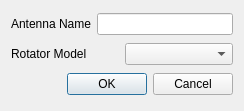
<?xml version="1.0" encoding="UTF-8"?>
<ui version="4.0">
 <class>AddAntennaDialog</class>
 <widget class="QDialog" name="AddAntennaDialog">
  <property name="geometry">
   <rect>
    <x>0</x>
    <y>0</y>
    <width>244</width>
    <height>111</height>
   </rect>
  </property>
  <property name="windowTitle">
   <string>Add Antenna</string>
  </property>
  <layout class="QVBoxLayout" name="verticalLayout">
   <item>
    <layout class="QHBoxLayout" name="horizontalLayout_2">
     <item>
      <widget class="QLabel" name="label">
       <property name="text">
        <string>Antenna Name</string>
       </property>
      </widget>
     </item>
     <item>
      <widget class="QLineEdit" name="antennaName">
       <property name="clearButtonEnabled">
        <bool>true</bool>
       </property>
      </widget>
     </item>
    </layout>
   </item>
   <item>
    <layout class="QHBoxLayout" name="horizontalLayout">
     <item>
      <widget class="QLabel" name="label_2">
       <property name="text">
        <string>Rotator Model</string>
       </property>
      </widget>
     </item>
     <item>
      <widget class="QComboBox" name="rotatorModel"/>
     </item>
    </layout>
   </item>
   <item>
    <widget class="QDialogButtonBox" name="buttonBox">
     <property name="orientation">
      <enum>Qt::Horizontal</enum>
     </property>
     <property name="standardButtons">
      <set>QDialogButtonBox::Cancel|QDialogButtonBox::Ok</set>
     </property>
    </widget>
   </item>
  </layout>
 </widget>
 <resources/>
 <connections>
  <connection>
   <sender>buttonBox</sender>
   <signal>accepted()</signal>
   <receiver>AddAntennaDialog</receiver>
   <slot>accept()</slot>
   <hints>
    <hint type="sourcelabel">
     <x>248</x>
     <y>254</y>
    </hint>
    <hint type="destinationlabel">
     <x>157</x>
     <y>274</y>
    </hint>
   </hints>
  </connection>
  <connection>
   <sender>buttonBox</sender>
   <signal>rejected()</signal>
   <receiver>AddAntennaDialog</receiver>
   <slot>reject()</slot>
   <hints>
    <hint type="sourcelabel">
     <x>316</x>
     <y>260</y>
    </hint>
    <hint type="destinationlabel">
     <x>286</x>
     <y>274</y>
    </hint>
   </hints>
  </connection>
 </connections>
</ui>
